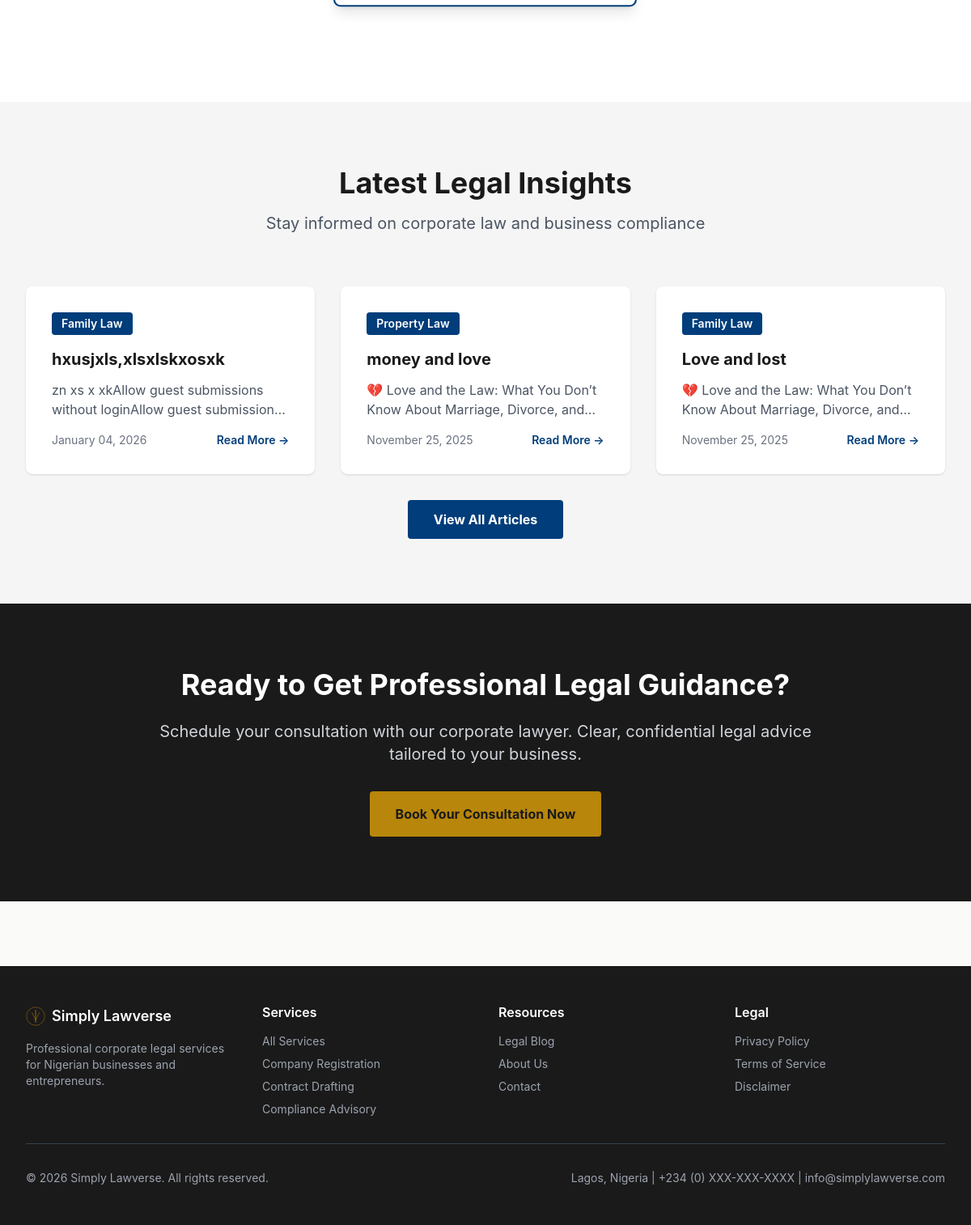
Before: / (lower part) with the older database file.
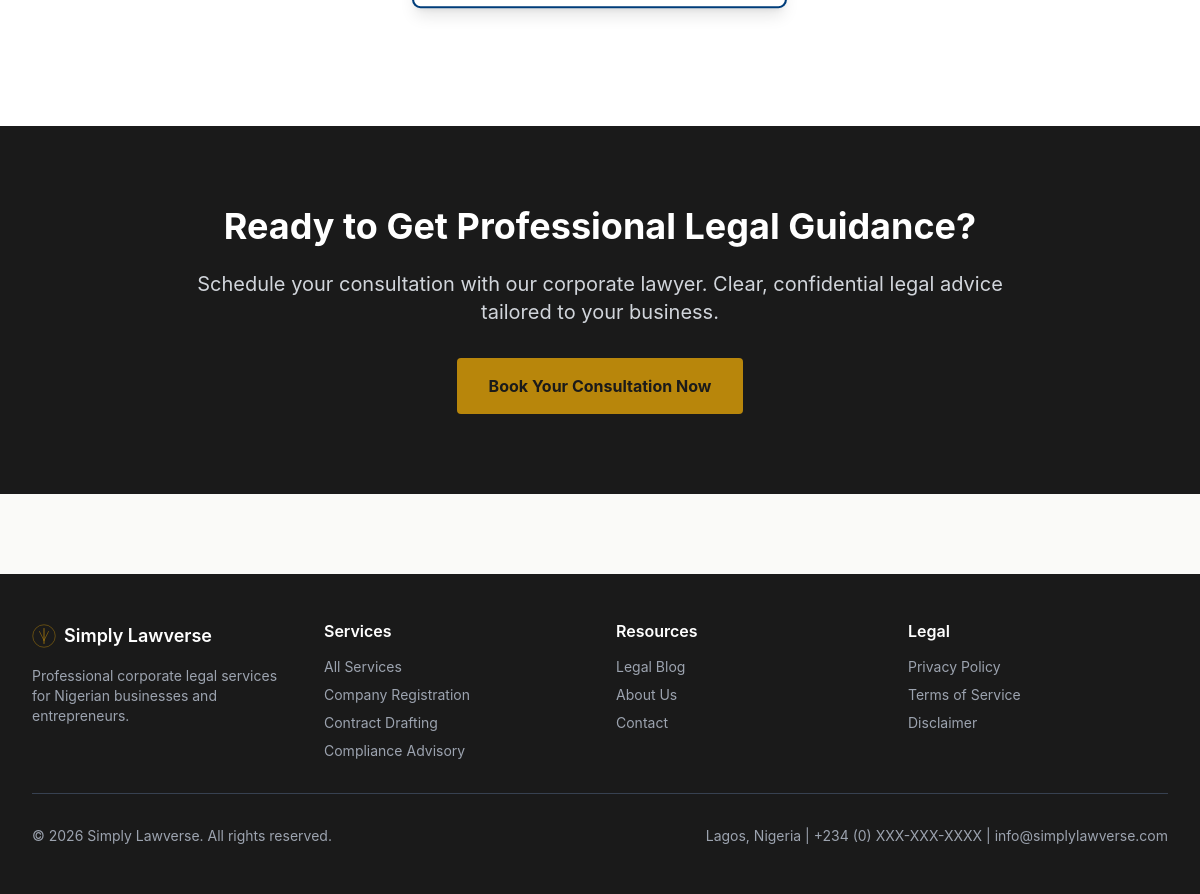
After: the same page with the newer database file.
### models.py (models this page shows, shortened)
class Article(db.Model):
    id = db.Column(db.Integer, primary_key=True)
    email = db.Column(db.String(120), nullable=False)
    title = db.Column(db.String(200), nullable=False)
    content = db.Column(db.Text, nullable=False)
    author = db.Column(db.String(100), nullable=False)
    date_posted = db.Column(db.DateTime, default=datetime.utcnow, nullable=False)
    date_submitted = db.Column(db.DateTime, default=datetime.utcnow, nullable=False)
    status = db.Column(
        db.String(20),
        nullable=False,
        default='pending',
        index=True  # ✅ Frequently queried
    )
    category = db.Column(
        db.String(100),
        nullable=False,
        default='General',
        index=True  # ✅ Frequently used for filtering
    )
    likes = db.Column(db.Integer, default=0, nullable=False)
    views = db.Column(db.Integer, default=0, nullable=False)
    cover_image = db.Column(db.String(255), nullable=True)
    document_filename = db.Column(db.String(255), nullable=True)
    deleted_at = db.Column(db.DateTime, nullable=True)
    is_draft = db.Column(db.Boolean, default=False, nullable=False)
    comments = db.relationship('Comment', backref='article', lazy=True, cascade='all, delete-orphan')
    visits = db.relationship('Visit', backref='article', lazy=True, cascade='all, delete-orphan')
    __table_args__ = (
        db.Index('idx_article_status_category', 'status', 'category'),
        db.Index('idx_article_date_posted', 'date_posted'),
        db.Index('idx_article_deleted_at', 'deleted_at'),  # ✅ For soft delete queries
        db.Index('idx_article_is_draft', 'is_draft'),  # ✅ For draft queries
    )

### blueprints/public.py (the view)
@public_bp.route('/')
def home():
    featured_articles = Article.query.filter(
        Article.status == 'approved',
        Article.deleted_at.is_(None),
        Article.is_draft == False
    ).order_by(Article.date_posted.desc()).limit(3).all()
    logger.info("Home page accessed")
    return render_template(
        'pages/home.html',
        featured_articles=featured_articles,
        page_title='Simply Lawverse - Corporate Legal Services',
        page_description='Professional corporate legal services for Nigerian businesses'
    )

### templates/pages/home.html (shortened to what this page needs)
{% extends "base.html" %}
{% block content %}
<section class="py-20 bg-white">
    <div class="max-w-7xl mx-auto px-4 sm:px-6 lg:px-8">
        <div class="grid grid-cols-1 md:grid-cols-3 gap-8 mb-12">
            <div class="border-2 border-law-blue rounded-lg p-8 shadow-lg transform scale-105">
            </div>
        </div>
    </div>
</section>
{% if featured_articles %}
<section class="py-20 bg-law-gray">
    <div class="max-w-7xl mx-auto px-4 sm:px-6 lg:px-8">
        <div class="text-center mb-16">
            <h2 class="text-4xl font-bold text-law-dark mb-4">Latest Legal Insights</h2>
            <p class="text-xl text-gray-600">Stay informed on corporate law and business compliance</p>
        </div>
        <div class="grid grid-cols-1 md:grid-cols-3 gap-8 mb-8">
            {% for article in featured_articles[:3] %}
            <div class="bg-white rounded-lg overflow-hidden shadow hover:shadow-lg transition">
                <div class="p-8">
                    <span class="inline-block px-3 py-1 bg-law-blue text-white text-sm font-semibold rounded mb-4">{{ article.category }}</span>
                    <h3 class="text-xl font-bold text-law-dark mb-3">{{ article.title }}</h3>
                    <p class="text-gray-600 mb-4 line-clamp-2">{{ article.content[:150] }}...</p>
                    <div class="flex justify-between items-center text-sm text-gray-500">
                        <span>{{ article.date_posted.strftime('%B %d, %Y') }}</span>
                        <a href="{{ url_for('public.blog') }}" class="text-law-blue hover:text-law-gold font-semibold transition">Read More →</a>
                    </div>
                </div>
            </div>
            {% endfor %}
        </div>
        <div class="text-center">
            <a href="{{ url_for('public.blog') }}" class="inline-block px-8 py-3 bg-law-blue text-white font-bold rounded hover:bg-opacity-90 transition">
                View All Articles
            </a>
        </div>
    </div>
</section>
{% endif %}
<section class="py-20 bg-law-dark text-white">
    <div class="max-w-4xl mx-auto px-4 sm:px-6 lg:px-8 text-center">
        <h2 class="text-4xl font-bold mb-6">Ready to Get Professional Legal Guidance?</h2>
        <p class="text-xl text-gray-300 mb-8">
            Schedule your consultation with our corporate lawyer. Clear, confidential legal advice tailored to your business.
        </p>
        <a href="{{ url_for('bookings.index') }}" class="inline-block px-8 py-4 bg-law-gold text-law-dark font-bold rounded hover:bg-opacity-90 transition">
            Book Your Consultation Now
        </a>
    </div>
</section>
{% endblock %}

Changed rows visible on the page:
removed Article: category "Family Law", title "hxusjxls,xlsxlskxosxk", content "zn xs x xkAllow guest submissions without loginAllow guest…", date_posted "January 04, 2026"
removed Article: category "Property Law", title "money and love", content "💔 Love and the Law: What You Don’t Know About Marriage, Divorce,…", date_posted "November 25, 2025"
removed Article: category "Family Law", title "Love and lost", content "💔 Love and the Law: What You Don’t Know About Marriage, Divorce,…", date_posted "November 25, 2025"
Other visible differences:
text no longer shown: "Latest Legal Insights Stay informed on corporate law and business compliance View All Articles"
